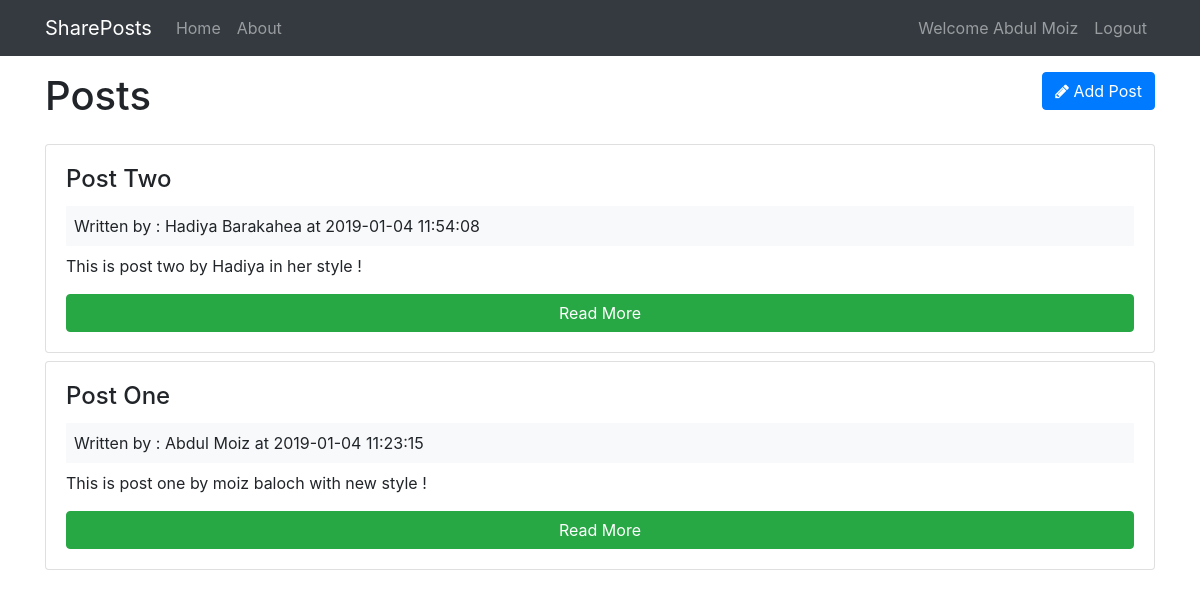
Screenshot of /posts (signed in) with the database file from the repository.
### tables this page shows
CREATE TABLE `posts` (
  `id` int(11) NOT NULL,
  `user_id` int(11) NOT NULL,
  `title` varchar(255) NOT NULL,
  `body` text NOT NULL,
  `created_at` datetime NOT NULL DEFAULT CURRENT_TIMESTAMP
);

CREATE TABLE `users` (
  `id` int(11) NOT NULL,
  `name` varchar(100) NOT NULL,
  `email` varchar(100) NOT NULL,
  `password` varchar(100) NOT NULL,
  `created_at` datetime NOT NULL DEFAULT CURRENT_TIMESTAMP
);

### app/controllers/Posts.php (called while the page is built, shortened)
<?php
    class Posts extends Controller
    {
        public function __construct()
        {
            $this->postModel = $this->model('Post');
        }
        public function index()
        {
            $posts = $this->postModel->getPosts();
            $data = [
                'posts' => $posts
            ];
            $this->view('posts/index', $data);
        }
    }

### app/libraries/Core.php (called while the page is built, shortened)
<?php
 class Core {
     protected $currentMethod = 'index';
     public function __construct()
     {
        $url = $this->getUrl();
        if(file_exists('../app/controllers/' . ucwords($url[0]). '.php'))
        {
            unset($url[0]);
        }
        $this->currentController = new $this->currentController;
        $this->params = $url ? array_values($url) : [];
        call_user_func_array([$this->currentController, $this->currentMethod], $this->params);
     }
    public function getUrl()
    {
        if(isset($_GET['url']))
        {
            $url = rtrim($_GET['url'], '/');
            $url = filter_var($url, FILTER_SANITIZE_URL);
            $url = explode('/', $url);
            return $url;
        }
    }
}

### public/index.php (called while the page is built, shortened)
<?php
    $init = new Core;

### app/libraries/Database.php (called while the page is built, shortened)
<?php
  class Database
  {
      private $host   = DB_HOST;
      private $user   = DB_USER;
      private $pass   = DB_PASS;
      private $dbname = DB_NAME;
      private $dbh;
      private $stmt;
      public function __construct()
      {
        $dsn = 'mysql:host=' . $this->host . ';dbname=' . $this->dbname;
        $options = array(
            PDO::ATTR_PERSISTENT =>true,
            PDO::ATTR_ERRMODE => PDO::ERRMODE_EXCEPTION
        );
        try{
            $this->dbh = new PDO($dsn, $this->user, $this->pass, $options);
        }catch(PDOException $e){
            $this->error = $e->getMessage();
            echo $this->error;
        }
      }
      public function query($sql)
      {
          $this->stmt = $this->dbh->prepare($sql);
      }
      public function execute()
      {
          return $this->stmt->execute();
      }
      public function resultSet()
      {
          $this->execute();
          return $this->stmt->fetchAll(PDO::FETCH_OBJ);
      }
  }

### app/models/Post.php (called while the page is built, shortened)
<?php
    class Post
    {
        private $db;
        public function __construct()
        {
            $this->db = new Database;
        }
        public function getPosts()
        {
            $this->db->query('SELECT *, posts.id as postId, users.id as userId, posts.created_at as postCreated, users.created_at as userCreated FROM posts INNER JOIN users ON posts.user_id = users.id ORDER BY posts.created_at DESC');
            $results = $this->db->resultSet();
            return $results;
        }
    }

### app/views/posts/index.php (the view, shortened to what this page needs)
<?php require APPROOT . '/views/inc/header.php'; ?>
    <div class="row mb-3">
        <div class="col-md-6">
            <h1>Posts</h1>
        </div>
        <div class="col-md-6">
            <a href="<?php echo URLROOT; ?>/posts/add" class="btn btn-primary pull-right">
                <i class="fa fa-pencil"></i> Add Post
            </a>
        </div>
    </div>
    <?php foreach($data['posts'] as $post) : ?>
        <div class="card card-body mb-2">
            <h4 class="card-title">
                <?php echo $post->title; ?>
            </h4>
            <div class="bg-light p-2 mb-2">
                Written by : <?php echo $post->name; ?> at <?php echo $post->postCreated; ?>
            </div>
            <p class="card-text">
                <?php echo $post->body; ?>
            </p>
            <a href="<?php echo URLROOT; ?>/posts/show/<?php echo $post->postId; ?>" class="btn btn-success">Read More</a>
        </div>
    <?php endforeach; ?>
<?php require APPROOT . '/views/inc/footer.php'; ?>

### app/libraries/Controller.php (shortened to what this page needs)
<?php
  class Controller
  {
    public function view($view, $data = [])
    {
        if(file_exists('../app/views/' . $view . '.php'))
        {
            require_once '../app/views/' . $view . '.php';
        }else{
            die('View doest not exist');
        }
    }
  }

### app/views/inc/header.php (shortened to what this page needs)
<!DOCTYPE html>
<html>
<head>
    <link rel="stylesheet" href="https://stackpath.bootstrapcdn.com/bootstrap/4.2.1/css/bootstrap.min.css">
    <link rel="stylesheet" href="https://maxcdn.bootstrapcdn.com/font-awesome/4.6.3/css/font-awesome.min.css">
    <link rel="stylesheet" type="text/css" href="<?php echo URLROOT; ?>/css/style.css">
</head>
<body>
    <?php require APPROOT . '/views/inc/navbar.php'; ?>
    <div class="container">

### app/views/inc/navbar.php (shortened to what this page needs)
<nav class="navbar navbar-expand-lg navbar-dark bg-dark mb-3">
  <div class="container">
    <a class="navbar-brand" href="<?php echo URLROOT; ?>"><?php echo SITENAME; ?></a>
    <div class="collapse navbar-collapse" id="navbarsExampleDefault">
      <ul class="navbar-nav mr-auto">
        <li class="nav-item">
          <a class="nav-link" href="<?php echo URLROOT; ?>">Home</a>
        </li>
        <li class="nav-item">
          <a class="nav-link" href="<?php echo URLROOT; ?>/pages/about">About</a>
        </li>
      </ul>
      <ul class="navbar-nav ml-auto">
        <?php if(isset($_SESSION['user_id'])) : ?>
        <li class="nav-item">
            <a class="nav-link" href="#">Welcome <?php echo $_SESSION['user_name']; ?></a>
          </li>
          <li class="nav-item">
            <a class="nav-link" href="<?php echo URLROOT; ?>/users/logout">Logout</a>
          </li>
        <?php endif; ?>
      </ul>
    </div>
  </div>
</nav>

### app/views/inc/footer.php (shortened to what this page needs)
</div>
</body>
</html>

### rows the page displays
posts: title "Post Two", user.name "Hadiya Barakahea", created_at "2019-01-04 11:54:08", body "This is post two by Hadiya in her style !"
posts: title "Post One", user.name "Abdul Moiz", created_at "2019-01-04 11:23:15", body "This is post one by moiz baloch with new style !"

### other values shown
SITENAME "SharePosts"
$_SESSION['user_name'] "Abdul Moiz"
